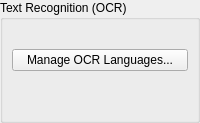
       <widget class="QWidget" name="ocrPage">
        <layout class="QVBoxLayout" name="ocrPageLayout">
         <property name="leftMargin">
          <number>0</number>
         </property>
         <property name="topMargin">
          <number>0</number>
         </property>
         <property name="rightMargin">
          <number>0</number>
         </property>
         <property name="bottomMargin">
          <number>0</number>
         </property>
         <item>
          <widget class="QGroupBox" name="ocrGroupBox">
           <property name="title">
            <string>Text Recognition (OCR)</string>
           </property>
           <layout class="QVBoxLayout" name="ocrGroupBoxLayout">
            <item>
             <widget class="QLabel" name="ocrInfoLabel">
              <property name="text">
               <string/>
              </property>
              <property name="wordWrap">
               <bool>true</bool>
              </property>
              <property name="textInteractionFlags">
               <set>Qt::TextSelectableByMouse</set>
              </property>
             </widget>
            </item>
            <item>
             <widget class="QPushButton" name="manageOCRLanguagesButton">
              <property name="text">
               <string>Manage OCR Languages...</string>
              </property>
             </widget>
            </item>
            <item>
             <spacer name="ocrPageSpacer">
              <property name="orientation">
               <enum>Qt::Vertical</enum>
              </property>
              <property name="sizeHint" stdset="0">
               <size>
                <width>20</width>
                <height>40</height>
               </size>
              </property>
             </spacer>
            </item>
           </layout>
          </widget>
         </item>
        </layout>
       </widget>
